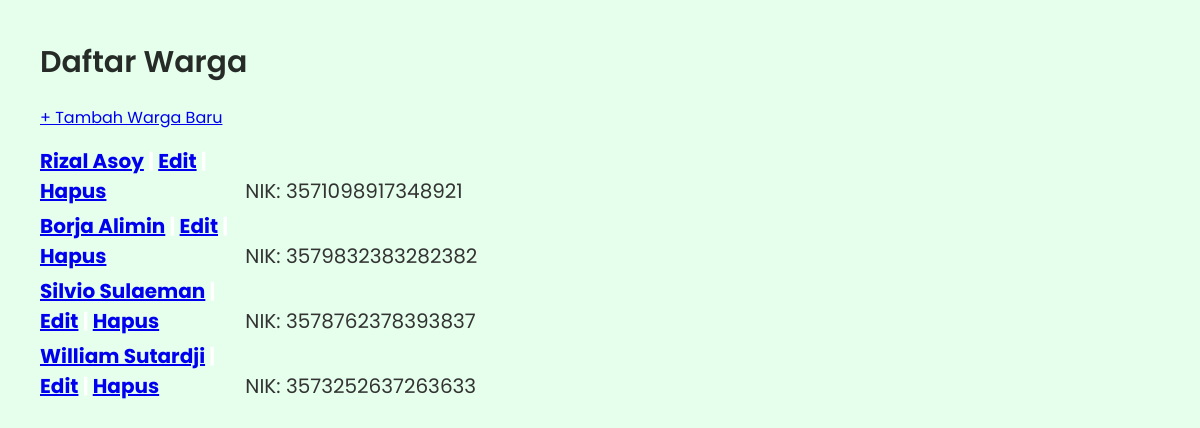
The page /warga/ on the database its author committed.
### warga/models.py (models this page shows, shortened)
class Warga(models.Model):
    nik=models.CharField(max_length=16, unique=True,verbose_name="Nomor Induk Kependudukan")
    nama=models.CharField(max_length=100, unique=True,verbose_name="Nama lengkap")
    alamat=models.TextField(verbose_name="Alamat Rumah")
    no_telepon=models.CharField(max_length=16, blank=True,verbose_name="Nomor Telepon")
    tanggal_registrasi=models.DateTimeField(auto_now=True)

### warga/views.py (the view)
# urls.py: path('', WargaListView.as_view(), name='warga-list'),
class WargaListView(ListView):
    model = Warga
    template_name = 'warga/warga_list.html'
    context_object_name = 'warga_list'  # opsional, buat konteks di template lebih eksplisit

### warga/templates/warga/warga_list.html (shortened to what this page needs)
<!DOCTYPE html>
<html lang="en">
  <head>
  </head>
  <body>
    <h1>Daftar Warga</h1>
    <a href="{% url 'warga-tambah' %}">+ Tambah Warga Baru</a>
    <ul>
      {% for warga in object_list %}
      <li>
        <span class="nama">
         <a href="{% url 'warga-detail' warga.pk %}">{{ warga.nama }}</a> |
<a href="{% url 'warga-edit' warga.pk %}">Edit</a> |
<a href="{% url 'warga-hapus' warga.pk %}">Hapus</a>
        </span>
        <span class="nik">NIK: {{ warga.nik }}</span>
      </li>
      {% empty %}
      <li>Belum ada data warga yang terdaftar.</li>
      {% endfor %}
    </ul>
  </body>
</html>

### warga/templates/warga/warga_list.html (style rules this page uses)
body { font-family: "Poppins", sans-serif; margin: 40px; background-color: #bcffcf61; color: rgb(255, 255, 255); }
h1 { font-weight: 600; margin-bottom: 20px; font-size: 30px; color: #000000d4; }
body { font-family: "Poppins", sans-serif; }
ul { list-style: none; padding: 0; }
li { margin: 5px 0; font-size: 20px; }
.nama { display: inline-block; width: 200px; font-weight: bold; }
.nik { display: inline-block; width: 250px; color: #333; }

### rows shown on the page
Warga: nama "Rizal Asoy", nik "3571098917348921"
Warga: nama "Borja Alimin", nik "3579832383282382"
Warga: nama "Silvio Sulaeman", nik "3578762378393837"
Warga: nama "William Sutardji", nik "3573252637263633"
